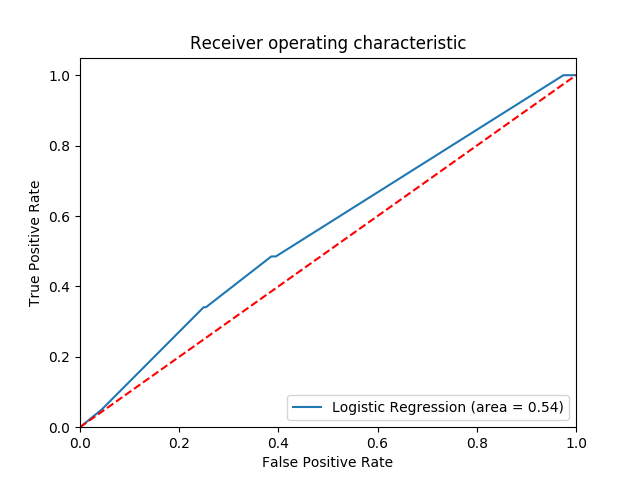

This chart was generated by the following Python code:
import numpy as np
import matplotlib.pyplot as plt
import pandas as pd
from sklearn.model_selection import train_test_split
from sklearn.preprocessing import StandardScaler
from sklearn.discriminant_analysis import LinearDiscriminantAnalysis
from sklearn.metrics import confusion_matrix
from sklearn.metrics import classification_report
from sklearn.metrics import roc_auc_score
df = pd.read_csv("/home/seema/major/Major-Project/ExampleSets/newly_truncated_value2.csv")
df.head()
X = np.array(df.drop(['5','6','7'],1))
y = np.array(df['7'])
y = y.astype("int")
# Splitting the dataset into the Training set and Test set
X_train, X_test, y_train, y_test = train_test_split(X, y, test_size = 0.3, random_state = 0)
sc = StandardScaler()
X_train = sc.fit_transform(X_train)
X_test = sc.transform(X_test)
#Applying Linear Discriminant Analysis
lda = LinearDiscriminantAnalysis(n_components = 2)
X_train = lda.fit_transform(X_train, y_train)
X_test = lda.transform(X_test)
#Fitting Logistic Regression to the Training set
classifier =LinearDiscriminantAnalysis()
classifier.fit(X_train, y_train)
 # Predicting the Test set results
y_pred = classifier.predict(X_test)
confusion_matrix = confusion_matrix(y_test, y_pred)
print(confusion_matrix)
LinearDiscriminantAnalysis(y_test,y_pred)
pd.crosstab(y_test, y_pred, rownames=['True'], colnames=['Predicted'], margins=True)
print(classification_report(y_test,y_pred))
from sklearn.metrics import roc_auc_score
from sklearn.metrics import roc_curve
logit_roc_auc = roc_auc_score(y_test, classifier.predict(X_test))
fpr, tpr, thresholds = roc_curve(y_test, classifier.predict_proba(X_test)[:,1])
plt.figure()
plt.plot(fpr, tpr, label='Logistic Regression (area = %0.2f)' % logit_roc_auc)
plt.plot([0, 1], [0, 1],'r--')
plt.xlim([0.0, 1.0])
plt.ylim([0.0, 1.05])
plt.xlabel('False Positive Rate')
plt.ylabel('True Positive Rate')
plt.title('Receiver operating characteristic')
plt.legend(loc="lower right")
plt.savefig("Linear_Discriminant.png")
plt.show()
#Area under ROC curve
roc_auc_score(y_test,y_pred)